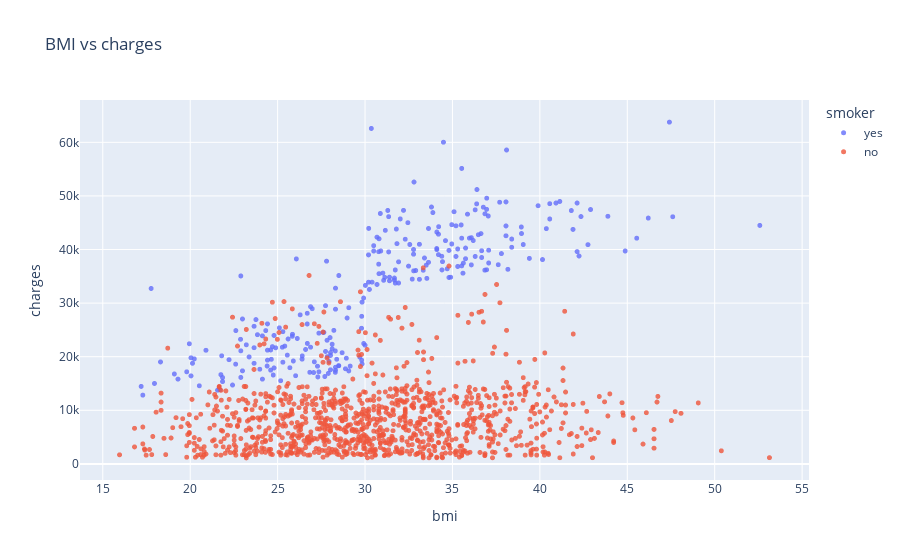

Notebook code for this chart:
### Markdown cell above
you can turn off and on the yes no with a single click plotly graph to study and observe it better.
so we can observe that non-smokers mostly have less expenses as compared to a smoker.

### Code cell
fig = px.scatter(medical_df,
                 x='bmi',
                 y='charges',
                 color='smoker',
                 opacity=0.8,
                 hover_data=['sex'],
                 title = 'BMI vs charges')
fig.update_traces(marker_size=5)
fig.write_html("assets/bmi_charges.html")
fig.show()

### Figure 1 — Plotly figure (JSON) as saved in the notebook; plotly's stock layout.template omitted (floating-point values rounded to 4 significant figures; data arrays with more than 128 entries replaced by an {"elided": "..."} marker saying what was removed)
{"data": [{"customdata": {"elided": "274x1 str values"}, "hovertemplate": "smoker=yes<br>bmi=%{x}<br>charges=%{y}<br>sex=%{customdata[0]}<extra></extra>", "legendgroup": "yes", "marker": {"color": "#636efa", "opacity": 0.8, "size": 5, "symbol": "circle"}, "mode": "markers", "name": "yes", "showlegend": true, "type": "scattergl", "x": {"elided": "274 float values"}, "xaxis": "x", "y": {"elided": "274 float values"}, "yaxis": "y"}, {"customdata": {"elided": "1064x1 str values"}, "hovertemplate": "smoker=no<br>bmi=%{x}<br>charges=%{y}<br>sex=%{customdata[0]}<extra></extra>", "legendgroup": "no", "marker": {"color": "#EF553B", "opacity": 0.8, "size": 5, "symbol": "circle"}, "mode": "markers", "name": "no", "showlegend": true, "type": "scattergl", "x": {"elided": "1064 float values"}, "xaxis": "x", "y": {"elided": "1064 float values"}, "yaxis": "y"}], "layout": {"legend": {"title": {"text": "smoker"}, "tracegroupgap": 0}, "title": {"text": "BMI vs charges"}, "xaxis": {"anchor": "y", "domain": [0, 1], "title": {"text": "bmi"}}, "yaxis": {"anchor": "x", "domain": [0, 1], "title": {"text": "charges"}}}}
